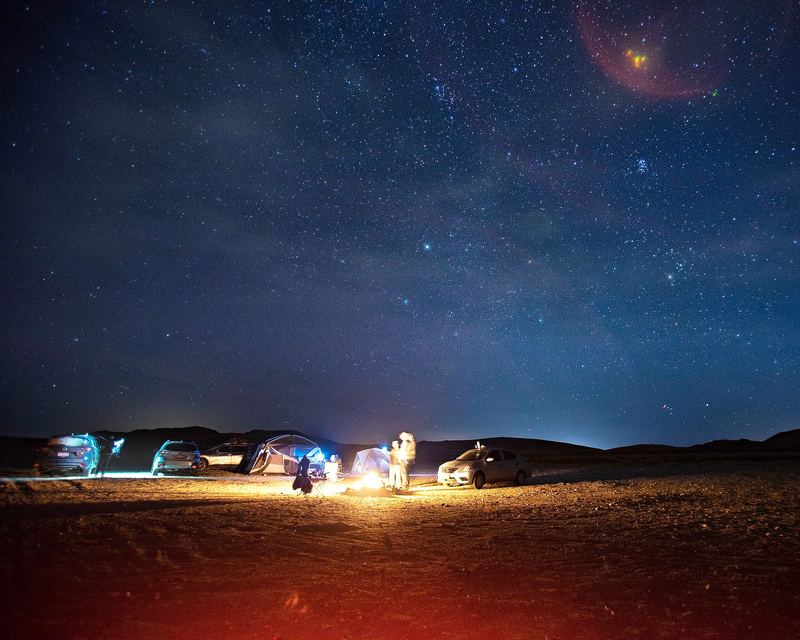
#> input picture image-processing/sample-image.jpg, 800 x 640 px
$ python seam_carving_opencv.py --image sample-image.jpg
#> lines starting #> are read from the running program, lines starting #| are printed output that depends on the picture
import cv2;
import argparse
from skimage import filters
from skimage import transform

# construct the argument parse and parse the arguments
ap = argparse.ArgumentParser()
ap.add_argument("-i", "--image", required=True,
	help="path to input image file")
ap.add_argument("-d", "--direction", type=str,
	default="vertical", help="seam removal direction")
args = vars(ap.parse_args())

#load the image and convert it to grayscal;
image = cv2.imread(args["image"])
#> image is the input picture: shape (640, 800, 3); mean B, G, R 68.2, 50.8, 51.8
gray = cv2.cvtColor(image,cv2.COLOR_BGR2GRAY)
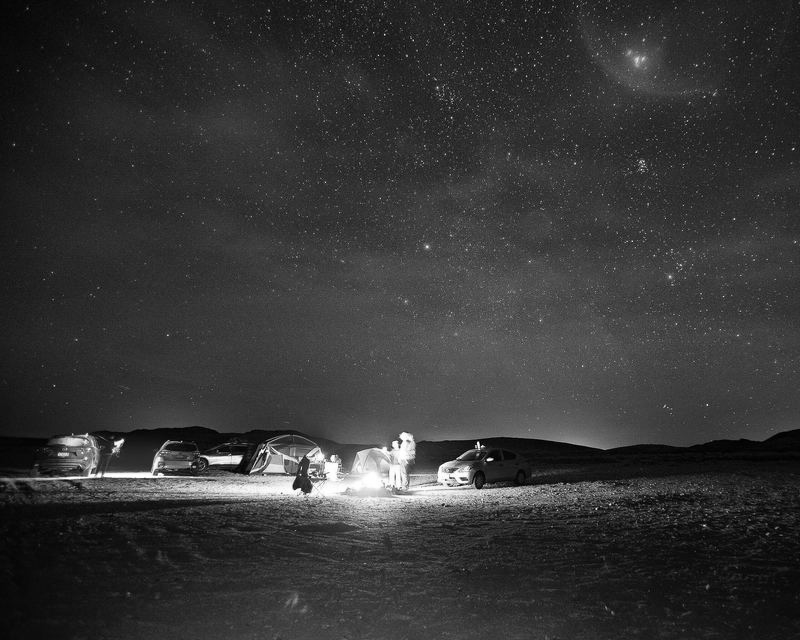
#> gray: shape (640, 800); min 0, max 255, mean 53.1

# compute the Sobel gradient magnitude representation
# of the image -- this will serve as our "energy map"
# input to the seam carving algorithm
#> (the run stopped early here; a loop or call above may not have finished)
